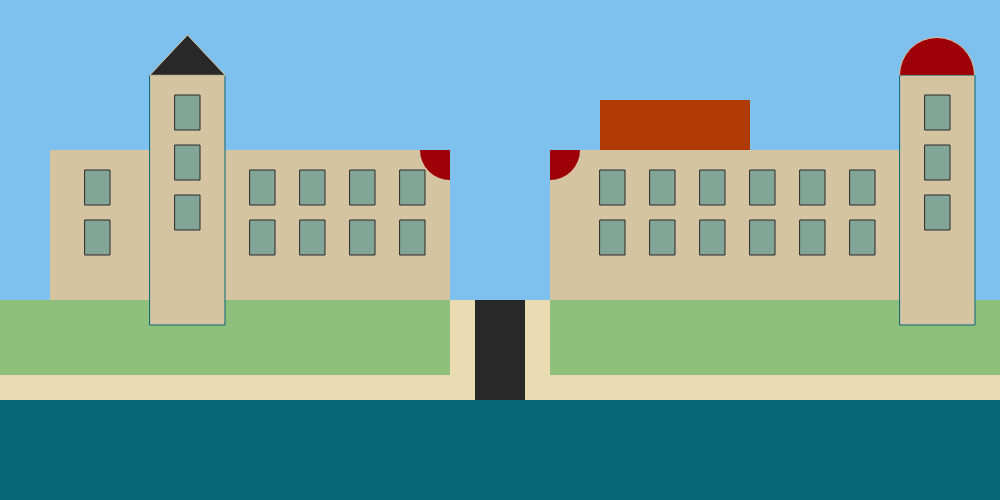
Frame 1 (no input)
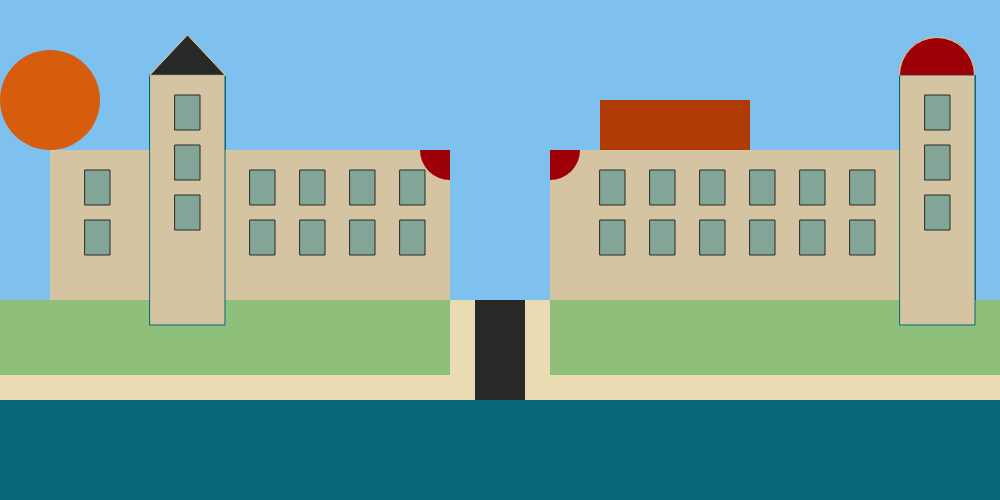
Frame 60 (no input)
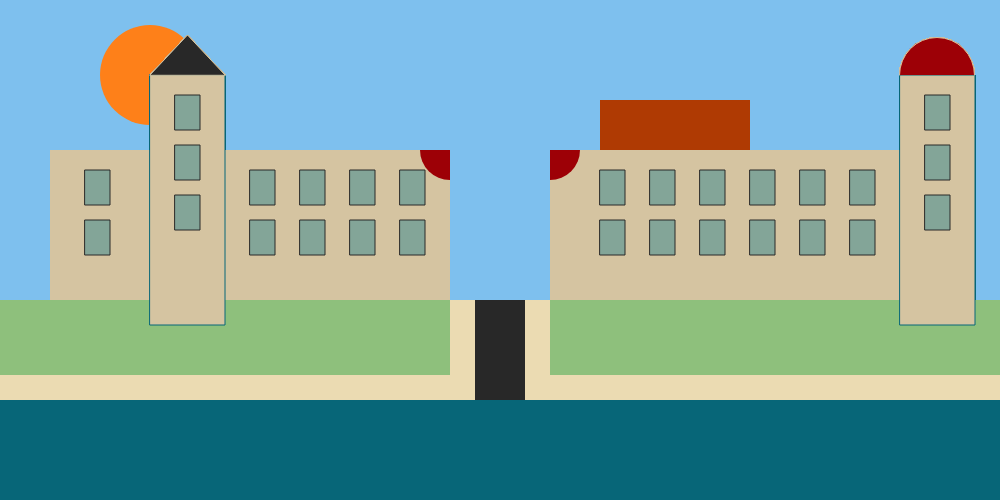
Frame 120 (the mouse pressed at the canvas centre since frame 60)

The p5.js sketch that drew these frames (run headless with seeded random() and noise() and a simulated clock; from frame 60 on, the mouse is pressed at the canvas centre):

// p5.js sketch
// ── sketch.js
state = -1;
rise = true;
setLights = false;
initial = true;
frames = 0;

function setup() {
    createCanvas(1000, 500);
    background('#7ec0ee');
    noStroke();
}

function draw() {


    //Keep track of frames so we know
    //When to change day state
    frames += 1;

    //Every 50 frames evaluate state
    if (frames == 50) {

        //Initialization edge case band aid
        initial = false;

        //Reset frames for next trigger
        frames = 0;

        //Reset Setlights if set, we needed the flag for all 50 frames
        if (setLights) setLights = false;
        
        //If we are rising changeColor with 
        //a +1 state change
        if (rise) {
            
            changeColor(state += 1);

            //State 4 is our max state then we
            //start to fall
            if (state == 4) {
                rise = false;
            }
        } else {
            //If we are falling use a -1 state change
            changeColor(state -= 1);

            //At -4 night will be over
            if (state == -4) {
                //Flag lights in edge case
                setLights = true;

                //Reset state and rise
                state = 0;
                rise = true;
            }
        }
    }

    //Grass
    fill('#8ec07c');
    rect(0, 300, 1000, 100);
 
    //background building
    fill('#af3a03');
    rect(600, 100, 150, 150);

    //Buildings
    //Conditionally color buildings based on day vs night
    (state < 0 || setLights) && !initial? fill('#3c3836') : fill('#d5c4a1');
    //Main center buildings
    rect(50, 150, 400, 150);
    rect(550, 150, 400, 150);
    
    push();
    stroke('#076678');
    rect(900, 75, 75, 250);
    rect(150, 75, 75, 250);
    pop();
   
    push();
    fill('#ebdbb2');
    //Main Street
    rect(450, 300, 100, 100);
    rect(0, 375, 1000, 25);
    pop();

    fill('#282828');
    rect(475, 300, 50, 100);

    //All of our arcs
    push();
    fill('#9d0006');
    arc(450, 150, 60, 60, HALF_PI, PI);
    arc(550, 150, 60, 60, 0, HALF_PI);
    stroke('#d5c4a1');
    arc(937, 75, 75, 75, PI, 0);
    pop();

    //Triangle roof
    push();
    stroke('#d5c4a1');
    triangle(150, 75, 187.5, 35, 225, 75);
    pop();

    //Water
    fill('#076678');
    rect(0, 400, 1000, 100);

    generateLights();

}

//Master state change function
function changeColor(state) {
    push();

    //If state < 0 nighttime
    if (state < 0) {

        //reDraw background for night, generate stars,
        //and set fill for moon
        background('#282828');
        generateNight(Math.random() * 50);
        fill('#928374');
    } else {
        
        //Day time background
        background('#7ec0ee');
    }

    //Master switch statement for moon / sun
    //Placement as well as color of sun
    // < 0 is a nighttime state
    switch(state) {
        case -1:
            ellipse(125, 100, 100); 
            break;

        case -2:
            ellipse(375, 50, 100);
            break;

        case -3:
            ellipse(625, 50, 100);
            break;

        case -4:
            ellipse(875, 100, 100);
            break;

        //For daytime ellipses use ternery '?'
        //Operator to check rise then eval our x
        //Since cases of 0, 1, 2, 3 will be hit
        //Twice in a single day cycle
        case 0:
            fill('#d65d0e');
            ellipse(rise ? 50 : 850, 100, 100);
            break;

        case 1:
            fill('#fe8019');
            ellipse(rise ? 150 : 750, 75, 100);
            break;

        case 2:
            fill('#d79921');
            ellipse(rise ? 250 : 650, 50, 100);
            break;

        case 3:
            fill('#fabd2f');
            ellipse(rise ? 350 : 550, 25, 100);
            break;

        //Only Hit once, peak sun, no need to check rise
        case 4:
            fill(255, 255, 0);
            ellipse(450, 0, 100); 
            break;
    }
    pop();
}

//Take in a number of stars and randomly place them around the canvas
function generateNight(numStars) {
    push();
    fill('#fabd2f');
    for (var i = 0; i < numStars; i++) {
        star(Math.random() * 1000, Math.random() * 500, 5, 15, 5);
    }
    pop();

}

//Turn on lights in windows during night
//This function is grossly hardcoded
function generateLights() {
    push();
    (state < 0 || setLights) && !initial ? fill('#fabd2f') : fill('#83a598');
    stroke('#282828');
    rect(175, 95, 25, 35);
    rect(175, 145, 25, 35);
    rect(175, 195, 25, 35);
    rect(925, 95, 25, 35);
    rect(925, 145, 25, 35);
    rect(925, 195, 25, 35);
    rect(85, 170, 25, 35);
    rect(85, 220, 25, 35);
    rect(250, 170, 25, 35);
    rect(250, 220, 25, 35);
    rect(300, 170, 25, 35);
    rect(300, 220, 25, 35);
    rect(350, 170, 25, 35);
    rect(350, 220, 25, 35);
    rect(400, 170, 25, 35);
    rect(400, 220, 25, 35);
    rect(600, 170, 25, 35);
    rect(600, 220, 25, 35);
    rect(650, 170, 25, 35);
    rect(650, 220, 25, 35);
    rect(700, 170, 25, 35);
    rect(700, 220, 25, 35);
    rect(750, 170, 25, 35);
    rect(750, 220, 25, 35);
    rect(800, 170, 25, 35);
    rect(800, 220, 25, 35);
    rect(850, 170, 25, 35);
    rect(850, 220, 25, 35);

    //I was going to fix how grossly hardcoded this is
    //but the logic gets a bit odd and I would rather focus
    //on making more things. I plan on revisiting this at some point
    
    /*
    var x = 250;
    for (var i = 0; i < 22; i++) {
        if (i == 7 || i == 21) {
            rect(x, 220, 25, 35);
        } else{
            i % 2 == 0 ? rect(x, 170, 25, 35)
                       : rect(x += 50, 220, 25, 35);
        }
        if (i == 7) x = 550;
    }*/
    pop();
}

//Code Sample from P5 JS reference
function star(x, y, radius1, radius2, npoints) {
  var angle = TWO_PI / npoints;
  var halfAngle = angle/2.0;
  beginShape();
  for (var a = 0; a < TWO_PI; a += angle) {
    var sx = x + cos(a) * radius2;
    var sy = y + sin(a) * radius2;
    vertex(sx, sy);
    sx = x + cos(a+halfAngle) * radius1;
    sy = y + sin(a+halfAngle) * radius1;
    vertex(sx, sy);
  }
  endShape(CLOSE);
}

// ── style.css
/* Code sampled from p5 Js reference */
body, html {
    height: 100%;
    font-family: "Stoke";
}

body {
    margin: 0;
    display: flex;
    justify-content: center;
    align-items: center;
    background-color: rgba(251, 241, 199, .75);
}
